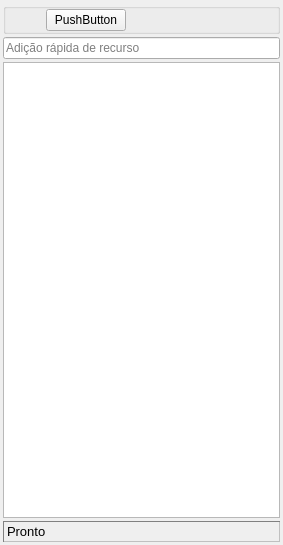
<?xml version="1.0" encoding="UTF-8"?>
<ui version="4.0">
 <class>DockWidget</class>
 <widget class="QDockWidget" name="DockWidget">
  <property name="geometry">
   <rect>
    <x>0</x>
    <y>0</y>
    <width>283</width>
    <height>545</height>
   </rect>
  </property>
  <property name="windowTitle">
   <string>Camadas HyperResource</string>
  </property>
  <widget class="QWidget" name="dockWidgetContents">
   <layout class="QGridLayout" name="gridLayout">
    <property name="margin">
     <number>3</number>
    </property>
    <property name="spacing">
     <number>3</number>
    </property>
    <item row="4" column="0">
     <spacer name="verticalSpacer">
      <property name="orientation">
       <enum>Qt::Vertical</enum>
      </property>
      <property name="sizeType">
       <enum>QSizePolicy::Minimum</enum>
      </property>
      <property name="sizeHint" stdset="0">
       <size>
        <width>20</width>
        <height>0</height>
       </size>
      </property>
     </spacer>
    </item>
    <item row="2" column="0">
     <widget class="QTreeWidget" name="list_resource">
      <property name="styleSheet">
       <string notr="true">font: 10pt &quot;Segoe UI&quot;;</string>
      </property>
      <property name="indentation">
       <number>15</number>
      </property>
      <attribute name="headerVisible">
       <bool>false</bool>
      </attribute>
      <column>
       <property name="text">
        <string notr="true">1</string>
       </property>
      </column>
     </widget>
    </item>
    <item row="1" column="0">
     <widget class="QLineEdit" name="tx_quick_resource">
      <property name="placeholderText">
       <string>Adição rápida de recurso</string>
      </property>
     </widget>
    </item>
    <item row="0" column="0">
     <widget class="QGroupBox" name="groupBox">
      <property name="title">
       <string/>
      </property>
      <layout class="QHBoxLayout" name="horizontalLayout">
       <property name="spacing">
        <number>0</number>
       </property>
       <property name="margin">
        <number>0</number>
       </property>
       <item>
        <widget class="QPushButton" name="bt_add_resource">
         <property name="toolTip">
          <string>Adicionar Recurso</string>
         </property>
         <property name="text">
          <string/>
         </property>
         <property name="icon">
          <iconset resource="../../resources.qrc">
           <normaloff>:/plugins/IBGEVisualizer/plus.png</normaloff>:/plugins/IBGEVisualizer/plus.png</iconset>
         </property>
         <property name="flat">
          <bool>true</bool>
         </property>
        </widget>
       </item>
       <item>
        <widget class="QPushButton" name="pushButton_2">
         <property name="text">
          <string>PushButton</string>
         </property>
        </widget>
       </item>
       <item>
        <spacer name="horizontalSpacer">
         <property name="orientation">
          <enum>Qt::Horizontal</enum>
         </property>
         <property name="sizeHint" stdset="0">
          <size>
           <width>40</width>
           <height>20</height>
          </size>
         </property>
        </spacer>
       </item>
      </layout>
     </widget>
    </item>
    <item row="3" column="0">
     <widget class="QLabel" name="lb_status">
      <property name="font">
       <font>
        <pointsize>10</pointsize>
       </font>
      </property>
      <property name="styleSheet">
       <string notr="true">font: 10pt &quot;MS Shell Dlg 2&quot;;
border-style: inset;
border-width: 1px;
border-color: gray;
margin: 0;
padding: 2px 0;</string>
      </property>
      <property name="text">
       <string>Pronto</string>
      </property>
     </widget>
    </item>
   </layout>
  </widget>
 </widget>
 <resources/>
 <connections/>
</ui>
